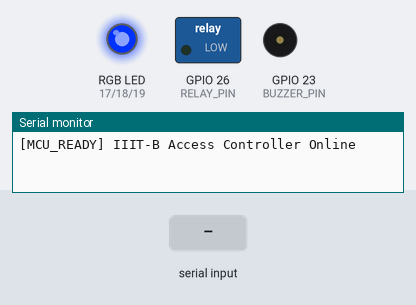
This sketch was run on a simulated ESP32. Parts: switched loads named in the sketch (green lamp = pin HIGH), an RGB LED mixed from three pins (HIGH = lit), buzzer (waves = sounding), the last lines printed to the serial monitor. The test bench sets the inputs (shaded band).

Above: at 1.2 s.
1.3 s: "UNLOCK\n" received over Serial
At 1.37 s:
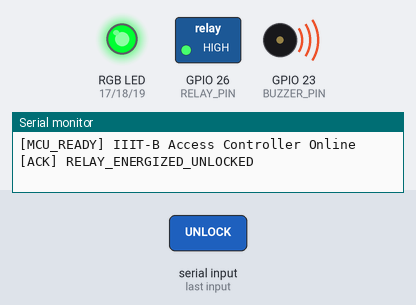
At 2.5 s:
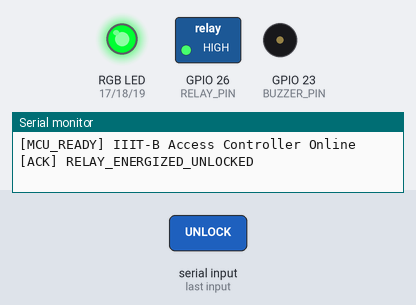
2.9 s: "ALARM\n" received over Serial
At 3.08 s:
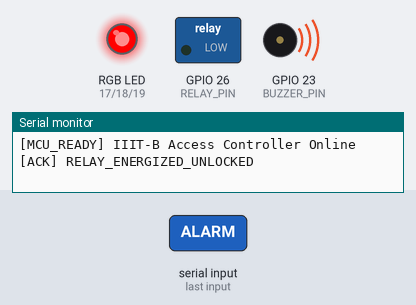
Timing chart, 0 to 5.9 s (numbered marks = the images above; inputs shaded):
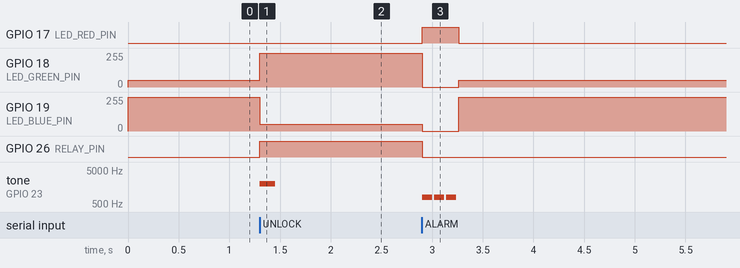

Measured:
- after the input at 1.3 s, GPIO 18 (LED_GREEN_PIN): 50/255 → 255/255 at once; GPIO 19 (LED_BLUE_PIN): 255/255 → 50/255 at once; GPIO 26 (RELAY_PIN): LOW → HIGH at once; tone on GPIO 23 (BUZZER_PIN): silent → 2000 Hz at once, → silent 0.15 s later
- after the input at 2.9 s, GPIO 17 (LED_RED_PIN): LOW → HIGH at once, → LOW 0.36 s later; GPIO 18 (LED_GREEN_PIN): 255/255 → 0/255 at once, → 50/255 0.36 s later

The sketch:

esp32_access_controller.ino
```cpp
/*
  =============================================================================
  IIIT-B Smart Campus Contactless Access Controller (MCU Firmware)
  Target Hardware: ESP32 DevKit V1 / Arduino Uno / Nano / Raspberry Pi Pico
  Peripherals:
    - 5V Relay Module (Controls 12V Solenoid Door Strike) on GPIO 26
    - RGB LED Indicator (Common Cathode) on GPIO 17, 18, 19
    - Active Piezo Buzzer on GPIO 23
    - Serial Baud: 115200 bps
  =============================================================================
*/

#define RELAY_PIN     26
#define LED_RED_PIN   17
#define LED_GREEN_PIN 18
#define LED_BLUE_PIN  19
#define BUZZER_PIN    23

unsigned long unlockTimestamp = 0;
bool isUnlocked = false;
const unsigned long UNLOCK_WINDOW_MS = 3000;

void setRGB(int r, int g, int b) {
  analogWrite(LED_RED_PIN, r);
  analogWrite(LED_GREEN_PIN, g);
  analogWrite(LED_BLUE_PIN, b);
}

void setup() {
  Serial.begin(115200);
  pinMode(RELAY_PIN, OUTPUT);
  pinMode(LED_RED_PIN, OUTPUT);
  pinMode(LED_GREEN_PIN, OUTPUT);
  pinMode(LED_BLUE_PIN, OUTPUT);
  pinMode(BUZZER_PIN, OUTPUT);

  // Initial State: Locked (Relay LOW / Active LOW depends on relay board)
  digitalWrite(RELAY_PIN, LOW);
  digitalWrite(BUZZER_PIN, LOW);
  setRGB(0, 50, 255); // Blue Idle

  Serial.println("[MCU_READY] IIIT-B Access Controller Online");
}

void loop() {
  // Check for Serial Commands from Host PC Vision/Fusion Engine
  if (Serial.available() > 0) {
    String cmd = Serial.readStringUntil('\n');
    cmd.trim();

    if (cmd == "UNLOCK") {
      isUnlocked = true;
      unlockTimestamp = millis();
      digitalWrite(RELAY_PIN, HIGH);     // Energize relay
      setRGB(0, 255, 50);                 // Bright Green
      tone(BUZZER_PIN, 2000, 150);        // Success Beep
      Serial.println("[ACK] RELAY_ENERGIZED_UNLOCKED");
    }
    else if (cmd == "ALARM") {
      digitalWrite(RELAY_PIN, LOW);
      setRGB(255, 0, 0);                 // Red Warning
      // 3 rapid warning pulses
      for (int i = 0; i < 3; i++) {
        tone(BUZZER_PIN, 800, 100);
        delay(120);
      }
      setRGB(0, 50, 255);                // Return to Blue Idle
      Serial.println("[ACK] ALARM_TRIGGERED");
    }
    else if (cmd == "LOCK") {
      isUnlocked = false;
      digitalWrite(RELAY_PIN, LOW);
      setRGB(0, 50, 255);                // Blue Idle
      Serial.println("[ACK] RELAY_LOCKED");
    }
    else if (cmd == "STATUS") {
      Serial.print("[STATUS] Relay: ");
      Serial.print(isUnlocked ? "UNLOCKED" : "LOCKED");
      Serial.print(" | Uptime: ");
      Serial.println(millis());
    }
  }

  // Automatic Door Relock Timer
  if (isUnlocked && (millis() - unlockTimestamp >= UNLOCK_WINDOW_MS)) {
    isUnlocked = false;
    digitalWrite(RELAY_PIN, LOW);        // De-energize solenoid lock
    setRGB(0, 50, 255);                  // Back to Blue Idle
    Serial.println("[EVENT] AUTO_RELOCK_ENGAGED");
  }
}
```
